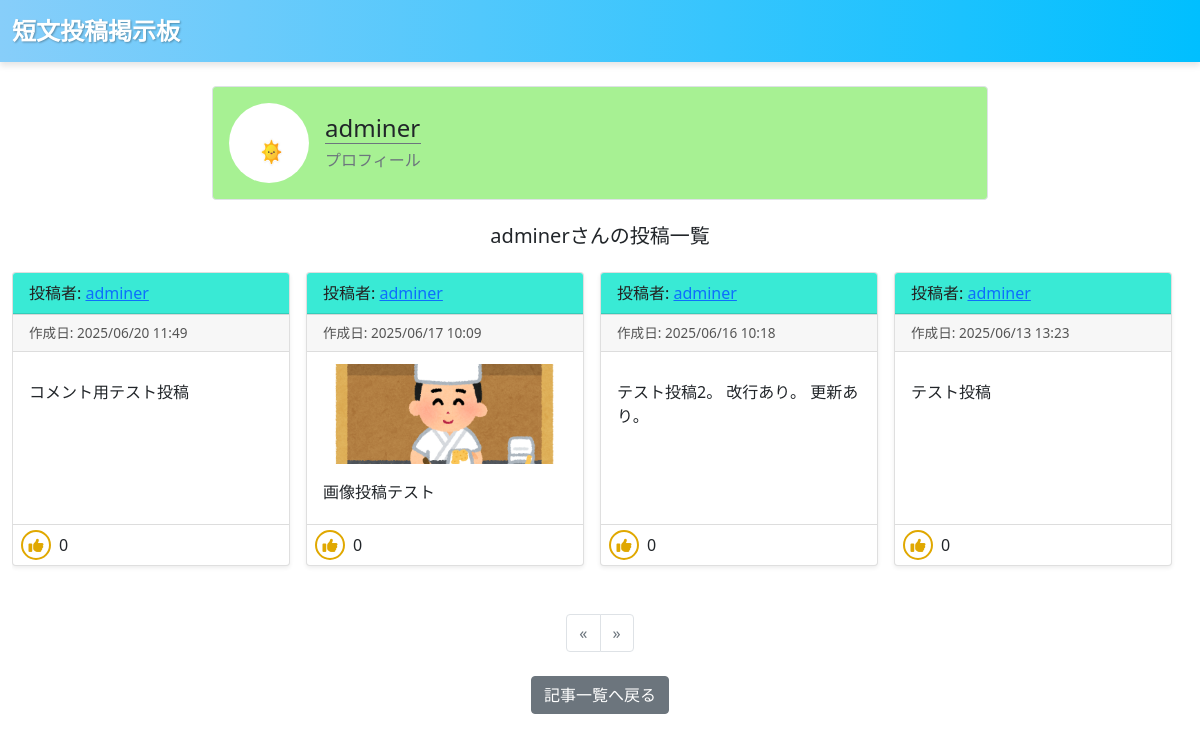
The page /user/adminer/ on the database its author committed.
### board/models.py (models this page shows, shortened)
class Profile(models.Model):
  user = models.OneToOneField(User, on_delete=models.CASCADE)
  icon = models.ImageField(upload_to='profile_icons/', blank=True, null=True)
  bio = models.TextField(blank=True, null=True)

class Post(models.Model):
  author = models.ForeignKey(User, on_delete=models.CASCADE)
  content = models.TextField()
  image = models.ImageField(upload_to='post_images/', blank=True, null=True)
  created_at = models.DateTimeField(auto_now_add=True)
  updated_at = models.DateTimeField(auto_now=True)
  likes = models.ManyToManyField(User, related_name='liked_posts', blank=True)

### board/views.py (the view)
# urls.py: path('user/<str:username>/', UserPostListView.as_view(), name='user_posts'),
class UserPostListView(ListView):
    model = Post
    template_name = 'board/user_posts.html'
    context_object_name = 'posts'
    paginate_by = 10
    def get_queryset(self):
        user = get_object_or_404(User, username=self.kwargs.get('username'))
        return Post.objects.filter(author=user).order_by('-created_at')
    def get_context_data(self, **kwargs):
        context = super().get_context_data(**kwargs)
        user = get_object_or_404(User, username=self.kwargs['username'])
        context['profile'] = Profile.objects.filter(user=user).first()
        if context['profile'] is None:
            pass
        return context

### board/templates/board/user_posts.html (shortened to what this page needs)
{% extends 'board/base.html' %}
{% load static %}
{% block content %}
  <div class="container mt-4" style="max-width: 800px;">
    <div class="d-flex align-items-center mb-4 p-3 border rounded custom-profile-bg">
      {% if profile.icon %}
        <img src="{{ profile.icon.url }}" alt="プロフィール画像" class="rounded-circle me-3" width="80" height="80">
      {% else %}
        <img src="{% static 'board/images/default_icon.png' %}" alt="デフォルトアイコン" class="rounded-circle me-3" width="80" height="80">
      {% endif %}
      <div>
        <h4 class="mb-1 border-bottom border-secondary">{{ view.kwargs.username }}</h4>
        <p class="mb-0 text-muted">{{ profile.bio|default:"プロフィールは未設定です。" }}</p>
      </div>
    </div>
  </div>
  <h5 class="text-center mt-4">{{ view.kwargs.username }}さんの投稿一覧</h5>
  <div class='container mt-4' style='max-width: 1200px;'>
    <div class='d-flex flex-nowrap overflow-auto'>
      {% for post in posts %}
        {% include 'board/post_card.html' %}
      {% empty %}
        <p class="text-center">投稿はありません。</p>
      {% endfor %}
    </div>
  </div>
  {% include 'board/pagination.html' %}
  <div class="text-center mt-4 mb-5">
    <a href="{% url 'post_list' %}" class="btn btn-secondary">記事一覧へ戻る</a>
  </div>
{% endblock %}

### board/templates/board/base.html (shortened to what this page needs)
<!DOCTYPE html>
<html lang='ja'>
<head>
  {% load static %}
  <link href="https://cdn.jsdelivr.net/npm/bootstrap@5.0.2/dist/css/bootstrap.min.css" rel="stylesheet">
  <link rel="stylesheet" href="https://cdn.jsdelivr.net/npm/bootstrap-icons@1.10.5/font/bootstrap-icons.css">
  <link rel="stylesheet" href="https://cdnjs.cloudflare.com/ajax/libs/font-awesome/6.4.0/css/all.min.css">
  <link rel="stylesheet" href="{% static 'board/css/custom.css' %}">
</head>
<body>
  <nav class='navbar mb-3' style='background: linear-gradient(90deg, #87CEFA, #00BFFF); box-shadow: 0 4px 6px rgba(0,0,0,0.1);'>
    <div class='container-fluid'>
      <a class='navbar-brand' href='{% url "post_list" %}' style="
          font-weight: bold;
          font-size: 1.5rem;
          color: white;
          text-shadow: 1px 1px 2px rgba(0,0,0,0.3);
        ">短文投稿掲示板</a>
    </div>
  </nav>
  {% block content %}
  {% endblock content %}
</body>
</html>

### board/templates/board/post_card.html
<div class='d-flex justify-content-center me-3 mb-4' style='flex: 0 0 calc(25% - 1rem); min-width: 250px; max-width: 300px'>
  {% include 'board/post_card_list.html' %}
</div>

### board/templates/board/post_card_list.html (shortened to what this page needs)
<div class="card shadow-sm h-100 d-flex flex-column position-relative post-card" style="width: 100%;">
  <div class="card-header custom-card-header">
    投稿者: <a href="{% url 'user_posts' post.author.username %}">{{ post.author }}</a>
  </div>
  <div class="card-footer text-muted">
    <div class="post-dates">
      <div class="created-date">作成日: {{ post.created_at|date:"Y/m/d H:i" }}</div>
    </div>
  </div>
  {% if post.image %}
    <a href="{{ post.image.url }}" target="_blank" rel="noopener noreferrer" style="display: block; max-height: 100px; overflow: hidden;">
      <img src="{{ post.image.url }}" alt="投稿画像"
           style="height: 100px; width: 100%; object-fit: cover; display: block;">
    </a>
  {% endif %}
  <div class="card-body post-detail-trigger" data-post-id="{{ post.pk }}" style="cursor:pointer; flex-grow: 1;">
    <p class="card-text">{{ post.content|truncatechars:100 }}</p>
  </div>
  <div class="operation-area d-flex justify-content-between align-items-center">
    <div class="like-wrapper d-flex align-items-center">
      <button type="button" class="btn-like {% if post.is_liked %}liked{% endif %}" data-post-id="{{ post.pk }}">
        {% if post.is_liked %}
          <i class="fas fa-check"></i>
        {% else %}
          <i class="fas fa-thumbs-up"></i>
        {% endif %}
      </button>
      <span class="like-count ms-2">{{ post.likes.count }}</span>
    </div>
  </div>
</div>

### board/templates/board/pagination.html (shortened to what this page needs)
<nav aria-label="Page navigation example">
  <ul class="pagination justify-content-center mt-4">
    {% if posts.has_previous %}
      <li class="page-item">
        <a class="page-link" href="?page={{ posts.previous_page_number }}" aria-label="Previous">&laquo;</a>
      </li>
    {% else %}
      <li class="page-item disabled"><span class="page-link">&laquo;</span></li>
    {% endif %}
    {% if posts.has_next %}
      <li class="page-item">
        <a class="page-link" href="?page={{ posts.next_page_number }}" aria-label="Next">&raquo;</a>
      </li>
    {% else %}
      <li class="page-item disabled"><span class="page-link">&raquo;</span></li>
    {% endif %}
  </ul>
</nav>

### board/static/board/css/custom.css (style rules this page uses)
.custom-card-header { background-color: #39ead5; color: #231f1f; }
.custom-profile-bg { background-color: #a7f193 !important; }
.post-dates { display: flex; flex-direction: column; align-items: flex-start; }
.post-dates .created-date { font-size: 0.85rem; color: #555; }
.card-footer { border-bottom: 1px solid #ddd; margin-bottom: 12px; padding-bottom: 8px; }
.btn-like { background-color: #fff; border: 2px solid #e0a800; color: #e0a800; width: 30px; height: 30px; border-radius: 50%; display: flex; justify-content: center; align-items: center; cursor: pointer; font-size: 15px; transition: background-color 0.3s ease; padding: 0; }
.operation-area { display: flex; justify-content: space-between; align-items: center; padding: 4px 8px; border-top: 1px solid #ddd; margin-top: 4px; }

### rows shown on the page
Profile: bio "プロフィール"
Post: author "adminer", created_at "2025/06/20 11:49", content "コメント用テスト投稿", likes.count "0"
Post: author "adminer", created_at "2025/06/17 10:09", image (picture), content "画像投稿テスト", likes.count "0"
Post: author "adminer", created_at "2025/06/16 10:18", content "テスト投稿2。 改行あり。 更新あり。", likes.count "0"
Post: author "adminer", created_at "2025/06/13 13:23", content "テスト投稿", likes.count "0"

### other values the page prints
{{ view.kwargs.username }} "adminer"
